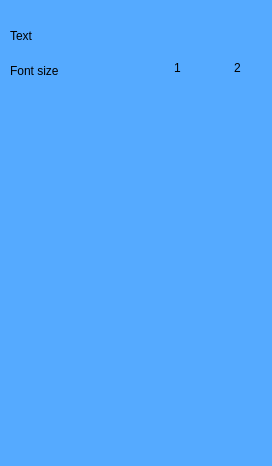
<?xml version="1.0" encoding="UTF-8"?>
<ui version="4.0">
 <class>MoreButton</class>
 <widget class="QWidget" name="MoreButton">
  <property name="geometry">
   <rect>
    <x>0</x>
    <y>0</y>
    <width>272</width>
    <height>466</height>
   </rect>
  </property>
  <property name="windowTitle">
   <string>Form</string>
  </property>
  <property name="styleSheet">
   <string notr="true">background-color: rgb(85, 170, 255);</string>
  </property>
  <widget class="QLabel" name="label">
   <property name="geometry">
    <rect>
     <x>10</x>
     <y>20</y>
     <width>71</width>
     <height>31</height>
    </rect>
   </property>
   <property name="styleSheet">
    <string notr="true">font: 11pt &quot;Segoe UI&quot;;</string>
   </property>
   <property name="text">
    <string>Text</string>
   </property>
  </widget>
  <widget class="QLabel" name="label_2">
   <property name="geometry">
    <rect>
     <x>10</x>
     <y>60</y>
     <width>101</width>
     <height>21</height>
    </rect>
   </property>
   <property name="styleSheet">
    <string notr="true">font: 11pt &quot;Segoe UI&quot;;</string>
   </property>
   <property name="text">
    <string>Font size</string>
   </property>
  </widget>
  <widget class="QPushButton" name="pushButton">
   <property name="geometry">
    <rect>
     <x>160</x>
     <y>50</y>
     <width>35</width>
     <height>35</height>
    </rect>
   </property>
   <property name="styleSheet">
    <string notr="true">backgroundcolor:transparent;
border:none;</string>
   </property>
   <property name="text">
    <string>1</string>
   </property>
  </widget>
  <widget class="QPushButton" name="pushButton_2">
   <property name="geometry">
    <rect>
     <x>220</x>
     <y>50</y>
     <width>35</width>
     <height>35</height>
    </rect>
   </property>
   <property name="styleSheet">
    <string notr="true">backgroundcolor:transparent;
border:none;</string>
   </property>
   <property name="text">
    <string>2</string>
   </property>
  </widget>
 </widget>
 <resources/>
 <connections/>
</ui>
